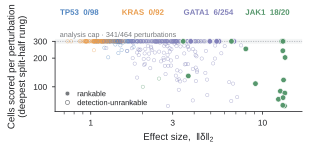

This chart was generated by the following Python code:
"""Fig. 6e — exact native-depth effect-size landscape for allele datasets."""
# Imported export contract: Arial; svg.fonttype: "none"; pdf.fonttype: 42;
# outputs .svg, .pdf and .tiff at dpi=600 via fig6_common.save.
# Final assembled figure target: width_mm = 183.
from __future__ import annotations

W_MM, H_MM = 80, 37.0

import matplotlib.ticker as mticker
import numpy as np
import pandas as pd
from matplotlib.lines import Line2D

import fig6_common as S


def main() -> None:
    S.apply_style()
    data = pd.read_csv(S.DERIVED / "allele_native_rankability.csv")
    valid = (
        np.isfinite(data["effect_size"])
        & np.isfinite(data["n_cells"])
        & (data["effect_size"] > 0)
        & (data["n_cells"] > 0)
    )
    if not bool(valid.all()):
        raise ValueError("Panel e requires finite, strictly positive effect sizes and depths.")
    cap_count = int((data["n_cells"] == 300).sum())

    fig = S.figure(W_MM, H_MM)
    ax = fig.add_axes([0.175, 0.235, 0.785, 0.615])
    ax.axhspan(286, 315, color=S.PALE_GREY, zorder=0)
    ax.axhline(300, ls=(0, (1.4, 1.5)), lw=0.6, color=S.MID_GREY, zorder=1)

    for gene in S.GENE_ORDER:
        group = data[data["gene"] == gene]
        colour = S.DATASET_COLORS[gene]
        unrankable = group[~group["rankable"].astype(bool)]
        rankable = group[group["rankable"].astype(bool)]
        ax.scatter(
            unrankable["effect_size"],
            unrankable["n_cells"],
            s=6.0,
            facecolors="none",
            edgecolors=colour,
            linewidths=0.35,
            alpha=0.58,
            zorder=2,
        )
        ax.scatter(
            rankable["effect_size"],
            rankable["n_cells"],
            s=16.0,
            facecolors=colour,
            edgecolors="white",
            linewidths=0.45,
            alpha=0.98,
            zorder=4,
        )

    ax.set_xscale("log")
    ax.set_yscale("log")
    ax.set_xlim(0.62, 17.0)
    ax.set_ylim(55, 480)
    ax.set_xticks([1, 3, 10])
    ax.set_xticklabels(["1", "3", "10"])
    ax.set_yticks([100, 200, 300])
    ax.set_yticklabels(["100", "200", "300"])
    ax.xaxis.set_minor_formatter(mticker.NullFormatter())
    ax.yaxis.set_minor_formatter(mticker.NullFormatter())
    ax.yaxis.set_minor_locator(mticker.NullLocator())
    ax.set_xlabel(r"Effect size,  $\Vert\delta\Vert_2$")
    ax.set_ylabel("Cells scored per perturbation\n(deepest split-half rung)")
    S.despine(ax)
    ax.spines["left"].set_bounds(55, 300)
    ax.text(
        0.66,
        321,
        f"analysis cap · {cap_count}/{len(data)} perturbations",
        fontsize=5.2,
        color=S.GREY,
        ha="left",
        va="bottom",
    )

    # Compact, non-overlapping gene key in the deliberately empty header band.
    x_positions = [0.02, 0.27, 0.52, 0.77]
    for x, gene in zip(x_positions, S.GENE_ORDER):
        group = data[data["gene"] == gene]
        count = int(group["rankable"].sum())
        total = len(group)
        ax.text(
            x,
            1.06,
            f"{gene}  {count}/{total}",
            transform=ax.transAxes,
            color=S.DATASET_COLORS[gene],
            fontsize=5.7,
            fontweight="bold",
            ha="left",
            va="bottom",
            clip_on=False,
        )

    state_handles = [
        Line2D([0], [0], marker="o", linestyle="none", ms=3.4, mfc=S.GREY, mec="white", mew=0.4, label="rankable"),
        Line2D([0], [0], marker="o", linestyle="none", ms=3.0, mfc="white", mec=S.GREY, mew=0.5, label="detection-unrankable"),
    ]
    ax.legend(
        handles=state_handles,
        loc="lower left",
        bbox_to_anchor=(0.0, 0.0),
        handletextpad=0.3,
        labelspacing=0.25,
        borderpad=0.15,
        fontsize=5.4,
    )

    S.save(fig, "fig6e_effect_depth_landscape")


if __name__ == "__main__":
    main()
